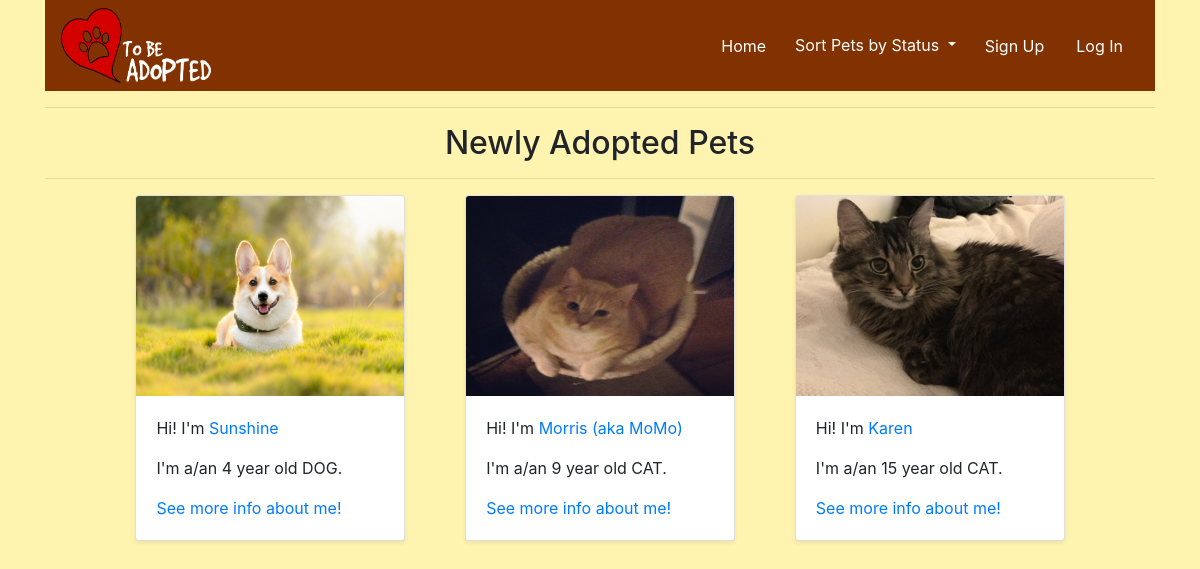
Page /adopted/ on the committed database.
### pets/models.py (models this page shows, shortened)
class Pet(models.Model):
  PET_CHOICES = [
    ('DOG', 'Dog'),
    ('CAT', 'Cat'),
      ]
  ADOPTION_CHOICES = [
    ('TBA', "To Be Adopted"),
    ('NOA', "Now Officially Adopted"),
      ]
  name = models.CharField(max_length=80)
  age = models.IntegerField()
  pet_type = models.CharField(
      max_length=3, choices=PET_CHOICES, default="DOG")
  post_date = models.DateField(default=timezone.now)
  bio = models.TextField()
  spayed_or_neutered = models.BooleanField(default=False)
  shot_record = models.BooleanField(default=False)
  status = models.CharField(max_length=3, blank=True,
                            choices=ADOPTION_CHOICES, default='TBA')
  pet_image = models.ImageField(upload_to='static/images/', default='static/default-profile.png', null=True, blank=True)
  owner = models.ForeignKey(AUTH_USER_MODEL, related_name='owner', on_delete=models.CASCADE, null=True)

### pets/views.py (the view)
# urls.py: path('adopted/', pet_views.sort_adopted),
def sort_adopted(request):
    data = Pet.objects.filter(status='NOA')
    return render(request, "adopted.html", {'data': data})

### templates/adopted.html
{% include 'base.html' %} {% block content %}
<div class="container">
  <hr />
  <h2 style="text-align: center">Newly Adopted Pets</h2>
  <hr />
  <div class="container-fluid align-items-center justify-content-center d-flex">
    <div class="card-deck">
      <div class="row row-cols-1 row-cols-md-3">
        {% for pet in data %}
        <div class="col mb-4">
          <div class="card shadow-sm">
            <img
              src="{{ pet.pet_image.url }}"
              class="card-img-top"
              height="200px"
              width="200px"
            />
            <div class="card-body">
              <p>Hi! I'm <a href="/pet/{{pet.id}}/">{{pet.name}}</a></p>
              <p>I'm a/an {{ pet.age }} year old {{pet.pet_type}}.</p>
              <a href="/pet/{{pet.id}}/">See more info about me!</a>
            </div>
          </div>
        </div>
        {% endfor %}
      </div>
    </div>
  </div>
</div>
{% endblock content %}

### rows in the picture
Pet: pet_image (picture), name "Sunshine", age "4", pet_type "DOG"
Pet: pet_image (picture), name "Morris (aka MoMo)", age "9", pet_type "CAT"
Pet: pet_image (picture), name "Karen", age "15", pet_type "CAT"
